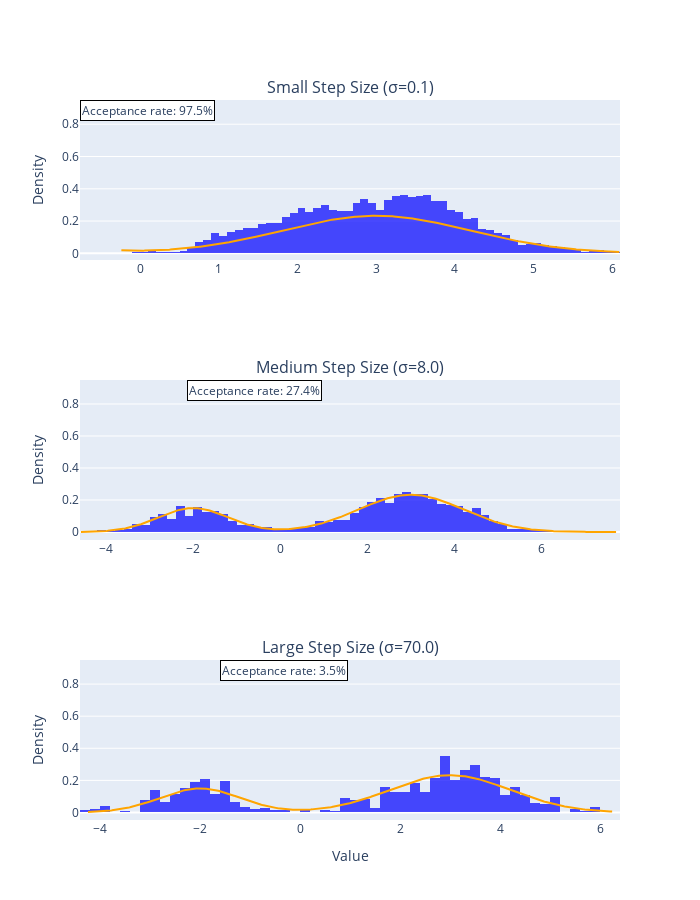

The code cell stored with this chart in its notebook:
### Markdown cell above
### Random Walk Metropolis-Hastings

The general Metropolis-Hastings algorithm can be inefficient if the proposal distribution is poorly chosen. A popular special case is **Random Walk Metropolis**, where the proposal is centered at the current position:

$$\theta^* \sim \mathcal{N}(\theta, \sigma^2)$$

This symmetric proposal simplifies the acceptance ratio because the proposal terms cancel out:

$$A(\theta^* | \theta) = \min\left\{1, \frac{\tilde{p}(\theta^*)}{\tilde{p}(\theta)}\right\}$$

The key hyperparameter is the step size $\sigma$:
- **Too small**: Chain takes tiny steps and explores slowly (high acceptance, slow mixing)
- **Too large**: Many proposals are rejected (low acceptance, slow mixing)
- **Just right**: Balance between acceptance rate and step size (typically 20-50% acceptance)

Let's implement and compare different step sizes:

### Code cell
def random_walk_metropolis(pdf, step_size, init=0):
    """Random walk Metropolis algorithm.
    
    Args:
        pdf: Target probability density function (unnormalized is ok)
        step_size: Standard deviation of proposal distribution
        init: Initial value
        
    Yields:
        (sample, accepted): Current sample and whether it was accepted
    """
    current = init
    while True:
        # Random walk proposal
        prop = current + np.random.normal(0, step_size)
        
        # Simple acceptance ratio (proposal terms cancel)
        p_accept = min(1, pdf(prop) / pdf(current))
        
        # Accept or reject
        accept = np.random.rand() < p_accept
        if accept:
            current = prop
        yield current, accept

# Compare different step sizes
fig = make_subplots(rows=3, cols=1, 
                    subplot_titles=['Small Step Size (σ=0.1)', 
                                   'Medium Step Size (σ=8.0)', 
                                   'Large Step Size (σ=70.0)'])

step_sizes = [0.1, 8.0, 70.0]

for i, step_size in enumerate(step_sizes, 1):
    # Generate samples
    samples, accepts = gen_samples(10_000, random_walk_metropolis(target_pdf, step_size))
    
    # Calculate t and pdf values for the line
    t = np.linspace(samples.min(), samples.max(), 500)
    pdf_values = [target_pdf(x) for x in t]
    
    # Add histogram
    fig.add_trace(
        go.Histogram(
            x=samples,
            histnorm='probability density',
            marker=dict(color='rgba(0, 0, 255, 0.7)'),
            name=f"Samples (σ={step_size})",
            showlegend=False
        ),
        row=i, col=1
    )
    
    # Add PDF line
    fig.add_trace(
        go.Scatter(
            x=t,
            y=pdf_values,
            mode='lines',
            line=dict(color='orange', width=2),
            name=f"True PDF",
            showlegend=False
        ),
        row=i, col=1
    )
    
    # Add annotation with acceptance rate
    fig.add_annotation(
        text=f"Acceptance rate: {100 * accepts / samples.size:.1f}%",
        xref=f"x{i}", yref=f"y{i}",
        x=0.95, y=0.95,
        xanchor="right", yanchor="top",
        showarrow=False,
        bgcolor="white",
        bordercolor="black",
        borderwidth=1
    )

fig.update_layout(height=900, width=700, showlegend=False)
fig.update_xaxes(title_text="Value", row=3, col=1)
fig.update_yaxes(title_text="Density")
fig.show()

### Figure 1 — Plotly figure (JSON) as saved in the notebook; plotly's stock layout.template omitted (floating-point values rounded to 4 significant figures; data arrays with more than 128 entries replaced by an {"elided": "..."} marker saying what was removed)
{"data": [{"histnorm": "probability density", "marker": {"color": "rgba(0, 0, 255, 0.7)"}, "name": "Samples (σ=0.1)", "showlegend": false, "type": "histogram", "x": {"elided": "10000 float values"}, "xaxis": "x", "yaxis": "y"}, {"line": {"color": "orange", "width": 2}, "mode": "lines", "name": "True PDF", "showlegend": false, "type": "scatter", "x": {"elided": "500 float values"}, "xaxis": "x", "y": {"elided": "500 float values"}, "yaxis": "y"}, {"histnorm": "probability density", "marker": {"color": "rgba(0, 0, 255, 0.7)"}, "name": "Samples (σ=8.0)", "showlegend": false, "type": "histogram", "x": {"elided": "10000 float values"}, "xaxis": "x2", "yaxis": "y2"}, {"line": {"color": "orange", "width": 2}, "mode": "lines", "name": "True PDF", "showlegend": false, "type": "scatter", "x": {"elided": "500 float values"}, "xaxis": "x2", "y": {"elided": "500 float values"}, "yaxis": "y2"}, {"histnorm": "probability density", "marker": {"color": "rgba(0, 0, 255, 0.7)"}, "name": "Samples (σ=70.0)", "showlegend": false, "type": "histogram", "x": {"elided": "10000 float values"}, "xaxis": "x3", "yaxis": "y3"}, {"line": {"color": "orange", "width": 2}, "mode": "lines", "name": "True PDF", "showlegend": false, "type": "scatter", "x": {"elided": "500 float values"}, "xaxis": "x3", "y": {"elided": "500 float values"}, "yaxis": "y3"}], "layout": {"annotations": [{"font": {"size": 16}, "showarrow": false, "text": "Small Step Size (σ=0.1)", "x": 0.5, "xanchor": "center", "xref": "paper", "y": 1, "yanchor": "bottom", "yref": "paper"}, {"font": {"size": 16}, "showarrow": false, "text": "Medium Step Size (σ=8.0)", "x": 0.5, "xanchor": "center", "xref": "paper", "y": 0.6111, "yanchor": "bottom", "yref": "paper"}, {"font": {"size": 16}, "showarrow": false, "text": "Large Step Size (σ=70.0)", "x": 0.5, "xanchor": "center", "xref": "paper", "y": 0.2222, "yanchor": "bottom", "yref": "paper"}, {"bgcolor": "white", "bordercolor": "black", "borderwidth": 1, "showarrow": false, "text": "Acceptance rate: 97.5%", "x": 0.95, "xanchor": "right", "xref": "x", "y": 0.95, "yanchor": "top", "yref": "y"}, {"bgcolor": "white", "bordercolor": "black", "borderwidth": 1, "showarrow": false, "text": "Acceptance rate: 27.4%", "x": 0.95, "xanchor": "right", "xref": "x2", "y": 0.95, "yanchor": "top", "yref": "y2"}, {"bgcolor": "white", "bordercolor": "black", "borderwidth": 1, "showarrow": false, "text": "Acceptance rate: 3.5%", "x": 0.95, "xanchor": "right", "xref": "x3", "y": 0.95, "yanchor": "top", "yref": "y3"}], "height": 900, "showlegend": false, "width": 700, "xaxis": {"anchor": "y", "domain": [0, 1]}, "xaxis2": {"anchor": "y2", "domain": [0, 1]}, "xaxis3": {"anchor": "y3", "domain": [0, 1], "title": {"text": "Value"}}, "yaxis": {"anchor": "x", "domain": [0.7778, 1], "title": {"text": "Density"}}, "yaxis2": {"anchor": "x2", "domain": [0.3889, 0.6111], "title": {"text": "Density"}}, "yaxis3": {"anchor": "x3", "domain": [0, 0.2222], "title": {"text": "Density"}}}}
